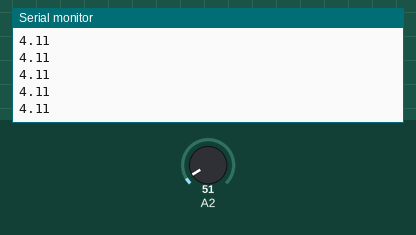
This sketch was run on a simulated Arduino Uno, built with avr-gcc and run on an emulated ATmega328P. On the bench: the last lines printed to the serial monitor. Inputs (shaded band) come from the test bench; at power-on: A2 = 51.

Above: at 1.2 s.
1.3 s: A2 set to 61
At 1.68 s:
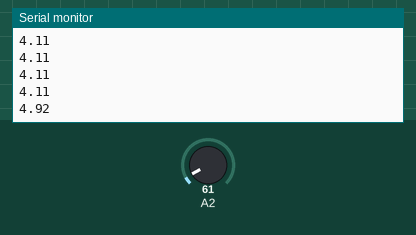
2.8 s: A2 set to 71
At 2.94 s:
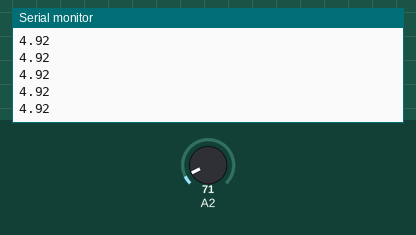
Timing chart, 0 to 5.8 s (numbered marks = the images above; inputs shaded):
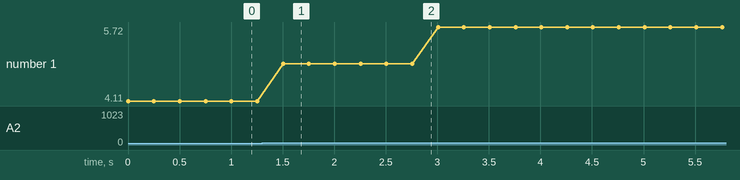

Measured:
- after the input at 1.3 s, the serial monitor: prints a new line after 0.20 s (image 1)
- plotted number 1: 4.11 → 4.92 after the input at 1.3 s, 4.92 → 5.72 after the input at 2.8 s

The sketch:

temperature.ino
```cpp
/*
 * Code d'exemple pour le capteur LM35 (2°C ~ +110°C).
 */

// Fonction setup(), appelée au démarrage de la carte Arduino
void setup() {

  // Initialise la communication avec le PC
  Serial.begin(9600);
}

// Fonction loop(), appelée continuellement en boucle tant que la carte Arduino est alimentée
void loop() {

  // Mesure la tension sur la broche A0
  int valeur_brute = analogRead(2);

  // Transforme la mesure (nombre entier) en température via un produit en croix
  float temperature_celcius = (valeur_brute * 3.3) / 4095 * 100;

  // Envoi la mesure au PC pour affichage et attends 250ms
  Serial.println(temperature_celcius);
  delay(250);
}
```
